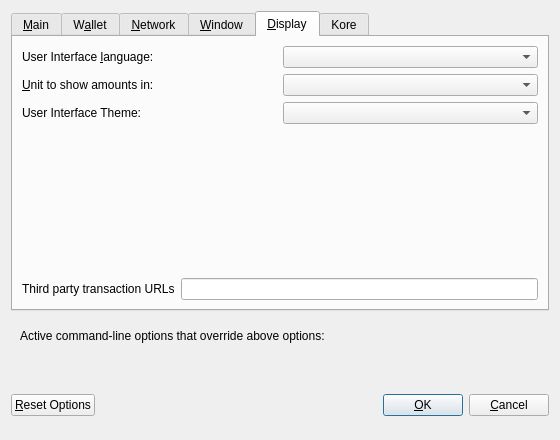
<?xml version="1.0" encoding="UTF-8"?>
<ui version="4.0">
 <class>OptionsDialog</class>
 <widget class="QDialog" name="OptionsDialog">
  <property name="geometry">
   <rect>
    <x>0</x>
    <y>0</y>
    <width>560</width>
    <height>440</height>
   </rect>
  </property>
  <property name="windowTitle">
   <string>Options</string>
  </property>
  <property name="modal">
   <bool>true</bool>
  </property>
  <layout class="QVBoxLayout" name="verticalLayout">
   <item>
    <widget class="QTabWidget" name="tabWidget">
     <property name="currentIndex">
      <number>4</number>
     </property>
     <widget class="QWidget" name="tabMain">
      <attribute name="title">
       <string>&amp;Main</string>
      </attribute>
      <layout class="QVBoxLayout" name="verticalLayout_Main">
       <item>
        <widget class="QCheckBox" name="koreAtStartup">
         <property name="toolTip">
          <string>Automatically start Kore Core after logging in to the system.</string>
         </property>
         <property name="text">
          <string>&amp;Start Kore Core on system login</string>
         </property>
        </widget>
       </item>
       <item>
        <layout class="QHBoxLayout" name="horizontalLayout_2_Main">
         <item>
          <widget class="QLabel" name="databaseCacheLabel">
           <property name="text">
            <string>Size of &amp;database cache</string>
           </property>
           <property name="textFormat">
            <enum>Qt::PlainText</enum>
           </property>
           <property name="buddy">
            <cstring>databaseCache</cstring>
           </property>
          </widget>
         </item>
         <item>
          <widget class="QSpinBox" name="databaseCache"/>
         </item>
         <item>
          <widget class="QLabel" name="databaseCacheUnitLabel">
           <property name="text">
            <string>MB</string>
           </property>
           <property name="textFormat">
            <enum>Qt::PlainText</enum>
           </property>
          </widget>
         </item>
         <item>
          <spacer name="horizontalSpacer_2_Main">
           <property name="orientation">
            <enum>Qt::Horizontal</enum>
           </property>
           <property name="sizeHint" stdset="0">
            <size>
             <width>40</width>
             <height>20</height>
            </size>
           </property>
          </spacer>
         </item>
        </layout>
       </item>
       <item>
        <layout class="QHBoxLayout" name="horizontalLayout_3_Main">
         <item>
          <widget class="QLabel" name="threadsScriptVerifLabel">
           <property name="text">
            <string>Number of script &amp;verification threads</string>
           </property>
           <property name="textFormat">
            <enum>Qt::PlainText</enum>
           </property>
           <property name="buddy">
            <cstring>threadsScriptVerif</cstring>
           </property>
          </widget>
         </item>
         <item>
          <widget class="QSpinBox" name="threadsScriptVerif">
           <property name="toolTip">
            <string>(0 = auto, &lt;0 = leave that many cores free)</string>
           </property>
          </widget>
         </item>
         <item>
          <spacer name="horizontalSpacer_3_Main">
           <property name="orientation">
            <enum>Qt::Horizontal</enum>
           </property>
           <property name="sizeHint" stdset="0">
            <size>
             <width>40</width>
             <height>20</height>
            </size>
           </property>
          </spacer>
         </item>
        </layout>
       </item>
       <item>
        <spacer name="verticalSpacer_Main">
         <property name="orientation">
          <enum>Qt::Vertical</enum>
         </property>
         <property name="sizeHint" stdset="0">
          <size>
           <width>20</width>
           <height>40</height>
          </size>
         </property>
        </spacer>
       </item>
       <item>
        <layout class="QHBoxLayout" name="horizontalLayout_4_Main">
         <item>
          <widget class="QLabel" name="label">
           <property name="toolTip">
            <string>This setting determines the amount of individual masternodes that an input will be anonymized through.&lt;br/&gt;More rounds of anonymization gives a higher degree of privacy, but also costs more in fees.</string>
           </property>
           <property name="text">
            <string>Obfuscation rounds to use</string>
           </property>
          </widget>
         </item>
         <item>
          <widget class="QSpinBox" name="obfuscationRounds">
           <property name="minimum">
            <number>2</number>
           </property>
           <property name="maximum">
            <number>8</number>
           </property>
           <property name="value">
            <number>4</number>
           </property>
          </widget>
         </item>
        </layout>
       </item>
       <item>
        <layout class="QHBoxLayout" name="horizontalLayout">
         <item>
          <widget class="QLabel" name="label_2">
           <property name="toolTip">
            <string>This amount acts as a threshold to turn off Obfuscation once it's reached.</string>
           </property>
           <property name="statusTip">
            <string notr="true"/>
           </property>
           <property name="whatsThis">
            <string notr="true"/>
           </property>
           <property name="accessibleName">
            <string notr="true"/>
           </property>
           <property name="accessibleDescription">
            <string notr="true"/>
           </property>
           <property name="text">
            <string>Amount of KORE to keep anonymized</string>
           </property>
          </widget>
         </item>
         <item>
          <widget class="QSpinBox" name="anonymizeKore">
           <property name="minimum">
            <number>100</number>
           </property>
           <property name="maximum">
            <number>100000</number>
           </property>
           <property name="singleStep">
            <number>100</number>
           </property>
           <property name="value">
            <number>1000</number>
           </property>
          </widget>
         </item>
        </layout>
       </item>
      </layout>
     </widget>
     <widget class="QWidget" name="tabWallet">
      <attribute name="title">
       <string>W&amp;allet</string>
      </attribute>
      <layout class="QVBoxLayout" name="verticalLayout_Wallet">
       <item>
        <widget class="QGroupBox" name="groupBox">
         <property name="title">
          <string>Expert</string>
         </property>
         <layout class="QVBoxLayout" name="verticalLayout_2">
          <item>
           <widget class="QCheckBox" name="coinControlFeatures">
            <property name="toolTip">
             <string>Whether to show coin control features or not.</string>
            </property>
            <property name="text">
             <string>Enable coin &amp;control features</string>
            </property>
           </widget>
          </item>
          <item>
           <widget class="QCheckBox" name="showMasternodesTab">
            <property name="toolTip">
             <string>Show additional tab listing all your masternodes in first sub-tab&lt;br/&gt;and all masternodes on the network in second sub-tab.</string>
            </property>
            <property name="text">
             <string>Show Masternodes Tab</string>
            </property>
           </widget>
          </item>
          <item>
           <widget class="QCheckBox" name="spendZeroConfChange">
            <property name="toolTip">
             <string>If you disable the spending of unconfirmed change, the change from a transaction cannot be used until that transaction has at least one confirmation. This also affects how your balance is computed.</string>
            </property>
            <property name="text">
             <string>&amp;Spend unconfirmed change</string>
            </property>
           </widget>
          </item>
         </layout>
        </widget>
       </item>
       <item>
        <spacer name="verticalSpacer_Wallet">
         <property name="orientation">
          <enum>Qt::Vertical</enum>
         </property>
         <property name="sizeHint" stdset="0">
          <size>
           <width>20</width>
           <height>40</height>
          </size>
         </property>
        </spacer>
       </item>
      </layout>
     </widget>
     <widget class="QWidget" name="tabNetwork">
      <attribute name="title">
       <string>&amp;Network</string>
      </attribute>
      <layout class="QVBoxLayout" name="verticalLayout_Network">
       <item>
        <widget class="QCheckBox" name="mapPortUpnp">
         <property name="toolTip">
          <string>Automatically open the Koreclient port on the router. This only works when your router supports UPnP and it is enabled.</string>
         </property>
         <property name="text">
          <string>Map port using &amp;UPnP</string>
         </property>
        </widget>
       </item>
       <item>
        <widget class="QCheckBox" name="allowIncoming">
         <property name="toolTip">
          <string>Accept connections from outside</string>
         </property>
         <property name="text">
          <string>Allow incoming connections</string>
         </property>
        </widget>
       </item>
       <item>
        <widget class="QCheckBox" name="connectSocks">
         <property name="toolTip">
          <string>Connect to the KORE network through a SOCKS5 proxy.</string>
         </property>
         <property name="text">
          <string>&amp;Connect through SOCKS5 proxy (default proxy):</string>
         </property>
        </widget>
       </item>
       <item>
        <layout class="QHBoxLayout" name="horizontalLayout_1_Network">
         <item>
          <widget class="QLabel" name="proxyIpLabel">
           <property name="text">
            <string>Proxy &amp;IP:</string>
           </property>
           <property name="textFormat">
            <enum>Qt::PlainText</enum>
           </property>
           <property name="buddy">
            <cstring>proxyIp</cstring>
           </property>
          </widget>
         </item>
         <item>
          <widget class="QValidatedLineEdit" name="proxyIp">
           <property name="minimumSize">
            <size>
             <width>140</width>
             <height>0</height>
            </size>
           </property>
           <property name="maximumSize">
            <size>
             <width>140</width>
             <height>16777215</height>
            </size>
           </property>
           <property name="toolTip">
            <string>IP address of the proxy (e.g. IPv4: 127.0.0.1 / IPv6: ::1)</string>
           </property>
          </widget>
         </item>
         <item>
          <widget class="QLabel" name="proxyPortLabel">
           <property name="text">
            <string>&amp;Port:</string>
           </property>
           <property name="textFormat">
            <enum>Qt::PlainText</enum>
           </property>
           <property name="buddy">
            <cstring>proxyPort</cstring>
           </property>
          </widget>
         </item>
         <item>
          <widget class="QLineEdit" name="proxyPort">
           <property name="minimumSize">
            <size>
             <width>55</width>
             <height>0</height>
            </size>
           </property>
           <property name="maximumSize">
            <size>
             <width>55</width>
             <height>16777215</height>
            </size>
           </property>
           <property name="toolTip">
            <string>Port of the proxy (e.g. 9050)</string>
           </property>
          </widget>
         </item>
         <item>
          <spacer name="horizontalSpacer_1_Network">
           <property name="orientation">
            <enum>Qt::Horizontal</enum>
           </property>
           <property name="sizeHint" stdset="0">
            <size>
             <width>40</width>
             <height>20</height>
            </size>
           </property>
          </spacer>
         </item>
        </layout>
       </item>
       <item>
        <layout class="QHBoxLayout" name="horizontalLayout_2_Network">
         <item>
          <widget class="QLabel" name="proxyActiveNets">
           <property name="text">
            <string>Used for reaching peers via:</string>
           </property>
           <property name="textFormat">
            <enum>Qt::PlainText</enum>
           </property>
          </widget>
         </item>
         <item>
          <widget class="QCheckBox" name="proxyReachIPv4">
           <property name="enabled">
            <bool>false</bool>
           </property>
           <property name="toolTip">
            <string>Shows, if the supplied default SOCKS5 proxy is used to reach peers via this network type.</string>
           </property>
           <property name="text">
            <string/>
           </property>
          </widget>
         </item>
         <item>
          <widget class="QLabel" name="proxyReachIPv4Label">
           <property name="text">
            <string>IPv4</string>
           </property>
           <property name="textFormat">
            <enum>Qt::PlainText</enum>
           </property>
          </widget>
         </item>
         <item>
          <widget class="QCheckBox" name="proxyReachIPv6">
           <property name="enabled">
            <bool>false</bool>
           </property>
           <property name="toolTip">
            <string>Shows, if the supplied default SOCKS5 proxy is used to reach peers via this network type.</string>
           </property>
           <property name="text">
            <string/>
           </property>
          </widget>
         </item>
         <item>
          <widget class="QLabel" name="proxyReachIPv6Label">
           <property name="text">
            <string>IPv6</string>
           </property>
           <property name="textFormat">
            <enum>Qt::PlainText</enum>
           </property>
          </widget>
         </item>
         <item>
          <widget class="QCheckBox" name="proxyReachTor">
           <property name="enabled">
            <bool>false</bool>
           </property>
           <property name="toolTip">
            <string>Shows, if the supplied default SOCKS5 proxy is used to reach peers via this network type.</string>
           </property>
           <property name="text">
            <string/>
           </property>
          </widget>
         </item>
         <item>
          <widget class="QLabel" name="proxyReachTorLabel">
           <property name="text">
            <string>Tor</string>
           </property>
           <property name="textFormat">
            <enum>Qt::PlainText</enum>
           </property>
          </widget>
         </item>
         <item>
          <spacer name="horizontalSpacer_2_Network">
           <property name="orientation">
            <enum>Qt::Horizontal</enum>
           </property>
           <property name="sizeHint" stdset="0">
            <size>
             <width>40</width>
             <height>20</height>
            </size>
           </property>
          </spacer>
         </item>
        </layout>
       </item>
       <item>
        <widget class="QCheckBox" name="connectSocksTor">
         <property name="toolTip">
          <string>Connect to the KORE network through a separate SOCKS5 proxy for Tor hidden services.</string>
         </property>
         <property name="text">
          <string>Use separate SOCKS5 proxy to reach peers via Tor hidden services:</string>
         </property>
        </widget>
       </item>
       <item>
        <layout class="QHBoxLayout" name="horizontalLayout_3_Network">
         <item>
          <widget class="QLabel" name="proxyIpTorLabel">
           <property name="text">
            <string>Proxy &amp;IP:</string>
           </property>
           <property name="textFormat">
            <enum>Qt::PlainText</enum>
           </property>
           <property name="buddy">
            <cstring>proxyIpTor</cstring>
           </property>
          </widget>
         </item>
         <item>
          <widget class="QValidatedLineEdit" name="proxyIpTor">
           <property name="minimumSize">
            <size>
             <width>140</width>
             <height>0</height>
            </size>
           </property>
           <property name="maximumSize">
            <size>
             <width>140</width>
             <height>16777215</height>
            </size>
           </property>
           <property name="toolTip">
            <string>IP address of the proxy (e.g. IPv4: 127.0.0.1 / IPv6: ::1)</string>
           </property>
          </widget>
         </item>
         <item>
          <widget class="QLabel" name="proxyPortTorLabel">
           <property name="text">
            <string>&amp;Port:</string>
           </property>
           <property name="textFormat">
            <enum>Qt::PlainText</enum>
           </property>
           <property name="buddy">
            <cstring>proxyPortTor</cstring>
           </property>
          </widget>
         </item>
         <item>
          <widget class="QLineEdit" name="proxyPortTor">
           <property name="minimumSize">
            <size>
             <width>55</width>
             <height>0</height>
            </size>
           </property>
           <property name="maximumSize">
            <size>
             <width>55</width>
             <height>16777215</height>
            </size>
           </property>
           <property name="toolTip">
            <string>Port of the proxy (e.g. 9050)</string>
           </property>
          </widget>
         </item>
         <item>
          <spacer name="horizontalSpacer_4_Network">
           <property name="orientation">
            <enum>Qt::Horizontal</enum>
           </property>
           <property name="sizeHint" stdset="0">
            <size>
             <width>40</width>
             <height>20</height>
            </size>
           </property>
          </spacer>
         </item>
        </layout>
       </item>
       <item>
        <spacer name="verticalSpacer_Network">
         <property name="orientation">
          <enum>Qt::Vertical</enum>
         </property>
         <property name="sizeHint" stdset="0">
          <size>
           <width>20</width>
           <height>40</height>
          </size>
         </property>
        </spacer>
       </item>
      </layout>
     </widget>
     <widget class="QWidget" name="tabWindow">
      <attribute name="title">
       <string>&amp;Window</string>
      </attribute>
      <layout class="QVBoxLayout" name="verticalLayout_Window">
       <item>
        <widget class="QCheckBox" name="minimizeToTray">
         <property name="toolTip">
          <string>Show only a tray icon after minimizing the window.</string>
         </property>
         <property name="text">
          <string>&amp;Minimize to the tray instead of the taskbar</string>
         </property>
        </widget>
       </item>
       <item>
        <widget class="QCheckBox" name="minimizeOnClose">
         <property name="toolTip">
          <string>Minimize instead of exit the application when the window is closed. When this option is enabled, the application will be closed only after selecting Exit in the menu.</string>
         </property>
         <property name="text">
          <string>M&amp;inimize on close</string>
         </property>
        </widget>
       </item>
       <item>
        <spacer name="verticalSpacer_Window">
         <property name="orientation">
          <enum>Qt::Vertical</enum>
         </property>
         <property name="sizeHint" stdset="0">
          <size>
           <width>20</width>
           <height>40</height>
          </size>
         </property>
        </spacer>
       </item>
      </layout>
     </widget>
     <widget class="QWidget" name="tabDisplay">
      <attribute name="title">
       <string>&amp;Display</string>
      </attribute>
      <layout class="QVBoxLayout" name="verticalLayout_3">
       <item>
        <layout class="QHBoxLayout" name="horizontalLayout_1_Display">
         <item>
          <widget class="QLabel" name="langLabel">
           <property name="text">
            <string>User Interface &amp;language:</string>
           </property>
           <property name="textFormat">
            <enum>Qt::PlainText</enum>
           </property>
           <property name="buddy">
            <cstring>lang</cstring>
           </property>
          </widget>
         </item>
         <item>
          <widget class="QValueComboBox" name="lang">
           <property name="toolTip">
            <string>The user interface language can be set here. This setting will take effect after restarting Kore Core.</string>
           </property>
          </widget>
         </item>
        </layout>
       </item>
       <item>
        <layout class="QHBoxLayout" name="horizontalLayout_2_Display">
         <item>
          <widget class="QLabel" name="unitLabel">
           <property name="text">
            <string>&amp;Unit to show amounts in:</string>
           </property>
           <property name="textFormat">
            <enum>Qt::PlainText</enum>
           </property>
           <property name="buddy">
            <cstring>unit</cstring>
           </property>
          </widget>
         </item>
         <item>
          <widget class="QValueComboBox" name="unit">
           <property name="toolTip">
            <string>Choose the default subdivision unit to show in the interface and when sending coins.</string>
           </property>
          </widget>
         </item>
        </layout>
       </item>
       <item>
        <layout class="QHBoxLayout" name="horizontalLayout_4_Display" stretch="0,0">
         <item>
          <widget class="QLabel" name="themeLabel">
           <property name="text">
            <string>User Interface Theme:</string>
           </property>
          </widget>
         </item>
         <item>
          <widget class="QValueComboBox" name="theme"/>
         </item>
        </layout>
       </item>
       <item>
        <spacer name="verticalSpacer">
         <property name="orientation">
          <enum>Qt::Vertical</enum>
         </property>
         <property name="sizeHint" stdset="0">
          <size>
           <width>20</width>
           <height>40</height>
          </size>
         </property>
        </spacer>
       </item>
       <item>
        <layout class="QHBoxLayout" name="horizontalLayout_3_Display">
         <item>
          <widget class="QLabel" name="thirdPartyTxUrlsLabel">
           <property name="toolTip">
            <string>Third party URLs (e.g. a block explorer) that appear in the transactions tab as context menu items. %s in the URL is replaced by transaction hash. Multiple URLs are separated by vertical bar |.</string>
           </property>
           <property name="text">
            <string>Third party transaction URLs</string>
           </property>
           <property name="buddy">
            <cstring>thirdPartyTxUrls</cstring>
           </property>
          </widget>
         </item>
         <item>
          <widget class="QLineEdit" name="thirdPartyTxUrls">
           <property name="toolTip">
            <string>Third party URLs (e.g. a block explorer) that appear in the transactions tab as context menu items. %s in the URL is replaced by transaction hash. Multiple URLs are separated by vertical bar |.</string>
           </property>
          </widget>
         </item>
        </layout>
       </item>
      </layout>
     </widget>
     <widget class="QWidget" name="tab">
      <attribute name="title">
       <string>Kore</string>
      </attribute>
      <widget class="QWidget" name="layoutWidget">
       <property name="geometry">
        <rect>
         <x>10</x>
         <y>50</y>
         <width>521</width>
         <height>29</height>
        </rect>
       </property>
       <layout class="QHBoxLayout" name="horizontalLayoutReserveBalance">
        <item>
         <widget class="QLabel" name="reserveBalanceLabel">
          <property name="text">
           <string>Reserve</string>
          </property>
          <property name="textFormat">
           <enum>Qt::PlainText</enum>
          </property>
          <property name="buddy">
           <cstring>reserveBalance</cstring>
          </property>
         </widget>
        </item>
        <item>
         <widget class="KoreAmountField" name="reserveBalance"/>
        </item>
        <item>
         <spacer name="horizontalSpacer_3">
          <property name="orientation">
           <enum>Qt::Horizontal</enum>
          </property>
          <property name="sizeHint" stdset="0">
           <size>
            <width>40</width>
            <height>20</height>
           </size>
          </property>
         </spacer>
        </item>
       </layout>
      </widget>
      <widget class="QWidget" name="layoutWidget_2">
       <property name="geometry">
        <rect>
         <x>10</x>
         <y>120</y>
         <width>521</width>
         <height>29</height>
        </rect>
       </property>
       <layout class="QHBoxLayout" name="horizontalLayoutReserveBalance_2">
        <item>
         <widget class="QLabel" name="reserveBalanceLabel_2">
          <property name="text">
           <string>Donate</string>
          </property>
          <property name="textFormat">
           <enum>Qt::PlainText</enum>
          </property>
          <property name="buddy">
           <cstring>reserveBalance</cstring>
          </property>
         </widget>
        </item>
        <item>
         <widget class="QDoubleSpinBox" name="donateSpinBox">
          <property name="wrapping">
           <bool>true</bool>
          </property>
          <property name="frame">
           <bool>true</bool>
          </property>
          <property name="buttonSymbols">
           <enum>QAbstractSpinBox::UpDownArrows</enum>
          </property>
          <property name="minimum">
           <double>0.010000000000000</double>
          </property>
          <property name="maximum">
           <double>1.000000000000000</double>
          </property>
          <property name="singleStep">
           <double>0.010000000000000</double>
          </property>
         </widget>
        </item>
        <item>
         <spacer name="horizontalSpacer">
          <property name="orientation">
           <enum>Qt::Horizontal</enum>
          </property>
          <property name="sizeHint" stdset="0">
           <size>
            <width>40</width>
            <height>20</height>
           </size>
          </property>
         </spacer>
        </item>
       </layout>
      </widget>
      <widget class="QLabel" name="reserveBalanceInfoLabel">
       <property name="geometry">
        <rect>
         <x>10</x>
         <y>10</y>
         <width>521</width>
         <height>41</height>
        </rect>
       </property>
       <property name="text">
        <string>Reserved amount does not participate in staking and is therefore spendable at any time.</string>
       </property>
       <property name="textFormat">
        <enum>Qt::PlainText</enum>
       </property>
       <property name="wordWrap">
        <bool>true</bool>
       </property>
      </widget>
      <widget class="QLabel" name="reserveBalanceInfoLabel_2">
       <property name="geometry">
        <rect>
         <x>10</x>
         <y>80</y>
         <width>521</width>
         <height>34</height>
        </rect>
       </property>
       <property name="text">
        <string>Donate a % of your funds towards development</string>
       </property>
       <property name="textFormat">
        <enum>Qt::PlainText</enum>
       </property>
       <property name="wordWrap">
        <bool>true</bool>
       </property>
      </widget>
     </widget>
    </widget>
   </item>
   <item>
    <widget class="QFrame" name="frame">
     <layout class="QVBoxLayout" name="verticalLayout_Bottom">
      <item>
       <layout class="QHBoxLayout" name="horizontalLayout_Bottom">
        <item>
         <widget class="QLabel" name="overriddenByCommandLineInfoLabel">
          <property name="text">
           <string>Active command-line options that override above options:</string>
          </property>
          <property name="textFormat">
           <enum>Qt::PlainText</enum>
          </property>
         </widget>
        </item>
        <item>
         <spacer name="horizontalSpacer_Bottom">
          <property name="orientation">
           <enum>Qt::Horizontal</enum>
          </property>
          <property name="sizeHint" stdset="0">
           <size>
            <width>40</width>
            <height>20</height>
           </size>
          </property>
         </spacer>
        </item>
       </layout>
      </item>
      <item>
       <widget class="QLabel" name="overriddenByCommandLineLabel">
        <property name="text">
         <string/>
        </property>
        <property name="textFormat">
         <enum>Qt::PlainText</enum>
        </property>
        <property name="wordWrap">
         <bool>true</bool>
        </property>
       </widget>
      </item>
     </layout>
    </widget>
   </item>
   <item>
    <layout class="QHBoxLayout" name="horizontalLayout_Buttons">
     <item>
      <widget class="QPushButton" name="resetButton">
       <property name="toolTip">
        <string>Reset all client options to default.</string>
       </property>
       <property name="text">
        <string>&amp;Reset Options</string>
       </property>
       <property name="autoDefault">
        <bool>false</bool>
       </property>
      </widget>
     </item>
     <item>
      <spacer name="horizontalSpacer_1">
       <property name="orientation">
        <enum>Qt::Horizontal</enum>
       </property>
       <property name="sizeHint" stdset="0">
        <size>
         <width>40</width>
         <height>48</height>
        </size>
       </property>
      </spacer>
     </item>
     <item>
      <widget class="QLabel" name="statusLabel">
       <property name="minimumSize">
        <size>
         <width>200</width>
         <height>0</height>
        </size>
       </property>
       <property name="font">
        <font>
         <weight>75</weight>
         <bold>true</bold>
        </font>
       </property>
       <property name="text">
        <string/>
       </property>
       <property name="textFormat">
        <enum>Qt::PlainText</enum>
       </property>
       <property name="wordWrap">
        <bool>true</bool>
       </property>
      </widget>
     </item>
     <item>
      <spacer name="horizontalSpacer_2">
       <property name="orientation">
        <enum>Qt::Horizontal</enum>
       </property>
       <property name="sizeHint" stdset="0">
        <size>
         <width>40</width>
         <height>48</height>
        </size>
       </property>
      </spacer>
     </item>
     <item>
      <widget class="QPushButton" name="okButton">
       <property name="text">
        <string>&amp;OK</string>
       </property>
       <property name="autoDefault">
        <bool>false</bool>
       </property>
       <property name="default">
        <bool>true</bool>
       </property>
      </widget>
     </item>
     <item>
      <widget class="QPushButton" name="cancelButton">
       <property name="text">
        <string>&amp;Cancel</string>
       </property>
       <property name="autoDefault">
        <bool>false</bool>
       </property>
      </widget>
     </item>
    </layout>
   </item>
  </layout>
 </widget>
 <customwidgets>
  <customwidget>
   <class>QValidatedLineEdit</class>
   <extends>QLineEdit</extends>
   <header>qvalidatedlineedit.h</header>
  </customwidget>
  <customwidget>
   <class>QValueComboBox</class>
   <extends>QComboBox</extends>
   <header>qvaluecombobox.h</header>
  </customwidget>
  <customwidget>
   <class>KoreAmountField</class>
   <extends>QSpinBox</extends>
   <header>koreamountfield.h</header>
  </customwidget>
 </customwidgets>
 <resources/>
 <connections/>
</ui>
